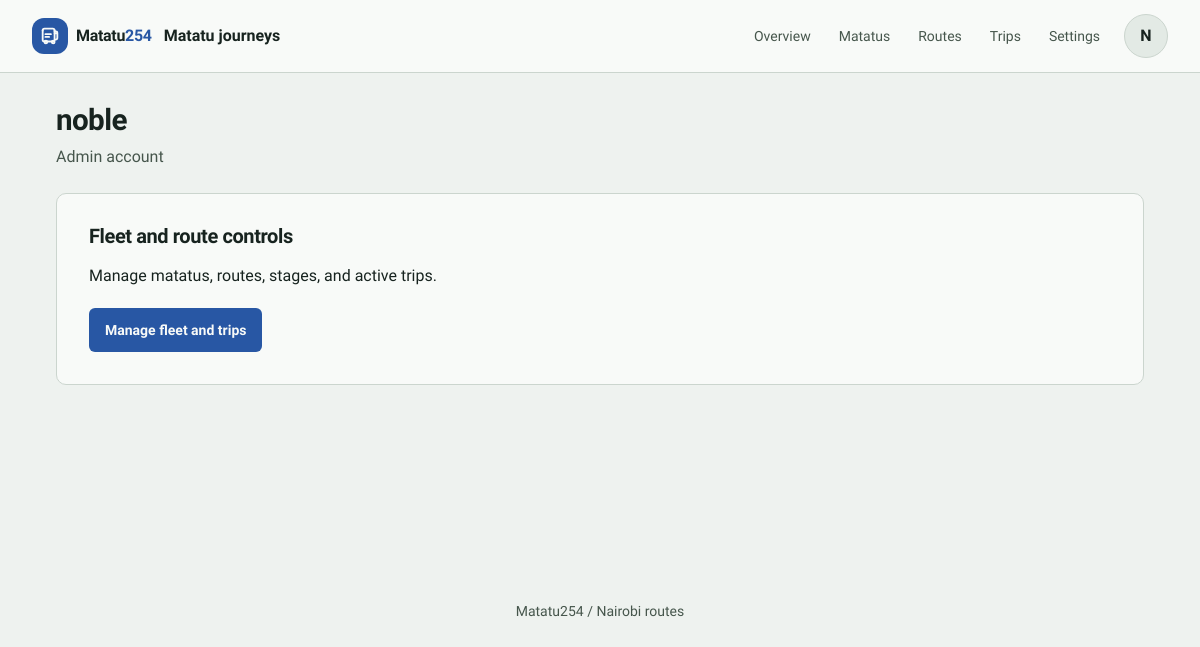
Screenshot of / (signed in) with the database file from the repository.
### accounts/models.py (models this page shows, shortened)
class User(AbstractUser):
  PASSANGER = 'PASSANGER'
  CONDUCTOR = 'CONDUCTOR'
  ADMIN = 'ADMIN'
  ROLE_CHOICES = [
    (PASSANGER, 'Passenger'),
    (CONDUCTOR, 'Conductor'),
    (ADMIN, 'Admin')
  ]
  phone_number = models.CharField(max_length=15, unique=True, blank=True, null=True)
  profile_image = models.ImageField(upload_to='profile_images/%Y/%m/', blank=True)
  role = models.CharField(max_length=20, choices=ROLE_CHOICES, default=PASSANGER)
  matatu = models.ForeignKey(
    'fleet.Matatu',
    on_delete=models.SET_NULL,
    null=True,
    blank=True,
    related_name='conductor',
    help_text='Matatu assigned to this conductor (1:1 per MVP)'
  )
  created_at = models.DateTimeField(auto_now_add=True)
  updated_at = models.DateTimeField(auto_now=True)

### core/views.py (the view)
# urls.py: 2. Add a URL to urlpatterns:  path('', views.home, name='home')
def home(request):
  active_journey = None
  home_routes = []
  if request.user.is_authenticated and request.user.role == 'PASSANGER':
    active_journey = get_active_journey(request.user)
    home_routes = (
      Route.objects.annotate(stage_total=Count('stages'))
      .order_by('name')[:6]
    )
  return render(request, 'core/home.html', {
    'active_journey': active_journey,
    'home_routes': home_routes,
  })

### templates/core/home.html (shortened to what this page needs)
{% extends 'base.html' %}
{% load static %}
{% block app_title %}Matatu journeys{% endblock %}
{% block content %}
{% if user.is_authenticated and user.role == 'PASSANGER' %}
  <section class="home-hero" aria-label="Matatu254">
    <h1>See matatus on your route.</h1>
    <p class="hero-sub">Select a route to view live vehicles and the stages they serve.</p>
    <svg class="hero-art" aria-hidden="true" viewBox="0 0 120 64" fill="none">
      <rect x="18" y="10" width="66" height="34" rx="5" fill="var(--route-green)"/>
      <rect x="24" y="16" width="22" height="12" rx="2" fill="var(--mist)"/>
      <rect x="50" y="16" width="12" height="12" rx="2" fill="var(--ink)"/>
      <rect x="66" y="16" width="12" height="12" rx="2" fill="var(--ink)"/>
      <rect x="88" y="22" width="14" height="22" rx="3" fill="var(--route-blue)"/>
      <circle cx="34" cy="48" r="6" fill="var(--ink)"/><circle cx="34" cy="48" r="2.5" fill="var(--mist)"/>
      <circle cx="66" cy="48" r="6" fill="var(--ink)"/><circle cx="66" cy="48" r="2.5" fill="var(--mist)"/>
      <circle cx="96" cy="48" r="6" fill="var(--ink)"/><circle cx="96" cy="48" r="2.5" fill="var(--mist)"/>
      <path d="M2 58h116" stroke="var(--mist)" stroke-opacity=".25" stroke-width="2" stroke-dasharray="6 6"/>
    </svg>
  </section>
  {% if active_journey %}
    <a class="action-card active-journey-banner" href="{% url 'journeys:journey-detail' active_journey.pk %}">
      <span class="action-icon is-live" aria-hidden="true">
        <svg viewBox="0 0 24 24" fill="none" stroke="currentColor" stroke-width="2" stroke-linecap="round" stroke-linejoin="round"><path d="M12 2 19 9l-3 11H8L5 9z"/><circle cx="12" cy="13" r="2"/></svg>
      </span>
      <span class="action-card-body">
        <strong>Your trip is underway</strong>
        <small>{{ active_journey.trip.route.name }} · Getting off at {{ active_journey.destination_stage.name }}</small>
      </span>
      <span class="action-card-chevron" aria-hidden="true"><svg viewBox="0 0 24 24" fill="none" stroke="currentColor" stroke-width="2" stroke-linecap="round" stroke-linejoin="round"><path d="m9 18 6-6-6-6"/></svg></span>
    </a>
  {% endif %}
  <div class="section-heading stage-board-heading">
    <h2>Stage board</h2>
    <span class="board-updated" id="board-updated" role="status" aria-live="polite">checking live…</span>
  </div>
  <div class="stage-board" id="stage-board" data-live-url="{% url 'live-vehicles' %}">
    {% for route in home_routes %}
      <a class="board-card" href="{% url 'explore:route-detail' route.id %}" data-route-id="{{ route.id }}">
        <h3 class="board-route-name">{{ route.name }}</h3>
        <span class="board-live is-loading" data-board-live="{{ route.id }}">
          <span class="board-live-dot" aria-hidden="true"></span>
          <span data-board-live-text="{{ route.id }}">no live data</span>
        </span>
        <span class="board-meta">
          <small>{{ route.stage_total }} stage{{ route.stage_total|pluralize }} on this route</small>
        </span>
        <span class="action-card-chevron" aria-hidden="true"><svg viewBox="0 0 24 24" fill="none" stroke="currentColor" stroke-width="2" stroke-linecap="round" stroke-linejoin="round"><path d="m9 18 6-6-6-6"/></svg></span>
      </a>
    {% empty %}
      <div class="surface empty-state"><h3>No routes yet</h3><p>Routes will appear on the board once they are configured.</p></div>
    {% endfor %}
  </div>
  <a class="board-cta" href="{% url 'journeys:scan-qr' %}" data-vibrate>
    <svg width="20" height="20" viewBox="0 0 24 24" fill="none" stroke="currentColor" stroke-width="2" stroke-linecap="round" stroke-linejoin="round" aria-hidden="true"><rect x="3" y="3" width="7" height="7" rx="1.5"/><rect x="14" y="3" width="7" height="7" rx="1.5"/><rect x="3" y="14" width="7" height="7" rx="1.5"/><path d="M14 14h3v3h-3zM21 14v.01M14 21v.01M17 17h.01M21 17v4h-4"/></svg>
    Scan a matatu to start your journey
  </a>
  <div class="section-heading">
    <h2>Stop alerts</h2>
  </div>
  <section class="promo-card" aria-label="Stop alerts">
    <p>We watch your trip and alert you as your stage approaches — enable phone alerts before you travel.</p>
    <a class="btn btn-primary" href="{% url 'notifications:list' %}">Set up stop alerts</a>
  </section>
{% elif user.is_authenticated %}
  <section class="page-shell passenger-home">
    <header class="page-heading"><div><h1>{{ user.first_name|default:user.username }}</h1><p>{{ user.get_role_display }} account</p></div></header>
    <section class="surface surface-pad">
      <h2>{% if user.role == 'CONDUCTOR' %}Your assigned matatu{% else %}Fleet and route controls{% endif %}</h2>
      <p>{% if user.role == 'CONDUCTOR' %}Check passenger counts and upcoming alighting stages.{% else %}Manage matatus, routes, stages, and active trips.{% endif %}</p>
      <div class="btn-row">
        <a class="btn btn-primary" href="{% if user.role == 'CONDUCTOR' %}{% url 'conductor:dashboard' %}{% else %}{% url 'management:dashboard' %}{% endif %}">{% if user.role == 'CONDUCTOR' %}View passenger counts{% else %}Manage fleet and trips{% endif %}</a>
      </div>
    </section>
  </section>
{% endif %}
{% endblock %}

### templates/base.html (shortened to what this page needs)
<!DOCTYPE html>
<html lang="en" data-theme-mode="light">
<head>
  {% load static %}
  <link rel="stylesheet" href="{% static 'css/tokens.css' %}?v=20261125b">
  <link rel="stylesheet" href="{% static 'css/app.css' %}?v=20261125b">
</head>
<body{% if user.is_authenticated %} class="app-user{% if user.role == 'PASSANGER' %} narrow-shell{% endif %}{% if user.role == 'CONDUCTOR' %} app-conductor{% endif %}"{% endif %}>
  <header class="site-header">
    <div class="site-header-inner">
      <a class="app-brand" href="{% if user.is_authenticated and user.role == 'CONDUCTOR' %}{% url 'conductor:dashboard' %}{% elif user.is_authenticated and user.role == 'ADMIN' %}{% url 'management:dashboard' %}{% elif user.is_authenticated %}{% url 'core:dashboard' %}{% else %}{% url 'core:home' %}{% endif %}" aria-label="Matatu254 home">
        <span class="brand-mark" aria-hidden="true">
        </span>
        <span>Matatu<span class="brand-accent">254</span></span>
      </a>
      <p class="app-title">{% block app_title %}{{ request.resolver_match.url_name|default:'Matatu254'|title }}{% endblock %}</p>
      {% if user.is_authenticated %}
        {% if user.role == 'ADMIN' %}
        <nav class="top-nav" aria-label="Management">
          <a href="{% url 'management:dashboard' %}"{% if request.resolver_match.namespace == 'management' and request.resolver_match.url_name == 'dashboard' %} aria-current="page"{% endif %}>Overview</a>
          <a href="{% url 'management:matatu-list' %}"{% if request.resolver_match.url_name|slice:":6" == 'matatu' %} aria-current="page"{% endif %}>Matatus</a>
          <a href="{% url 'management:route-list' %}"{% if request.resolver_match.url_name|slice:":5" == 'route' or request.resolver_match.url_name|slice:":5" == 'stage' %} aria-current="page"{% endif %}>Routes</a>
          <a href="{% url 'management:trip-list' %}"{% if request.resolver_match.url_name|slice:":4" == 'trip' %} aria-current="page"{% endif %}>Trips</a>
          <a href="{% url 'management:system-config' %}"{% if request.resolver_match.url_name|slice:":13" == 'system-config' %} aria-current="page"{% endif %}>Settings</a>
        </nav>
        {% endif %}
        <a class="header-profile" href="{% url 'accounts:profile' %}" aria-label="Open profile for {{ user.username }}">
          {% if user.profile_image %}
            <img src="{{ user.profile_image.url }}" alt="" width="40" height="40">
          {% else %}
            <span aria-hidden="true">{{ user.first_name|default:user.username|slice:":1"|upper }}</span>
          {% endif %}
        </a>
      {% else %}
        <a class="header-action" href="{% url 'accounts:login' %}">Sign in</a>
      {% endif %}
    </div>
  </header>
  <main class="main" id="main-content">{% block content %}{% endblock %}</main>
  <footer>Matatu254 <span aria-hidden="true">/</span> Nairobi routes</footer>
</body>
</html>

### rows the page displays
User: first_name "N", first_name "noble", role "Admin"
